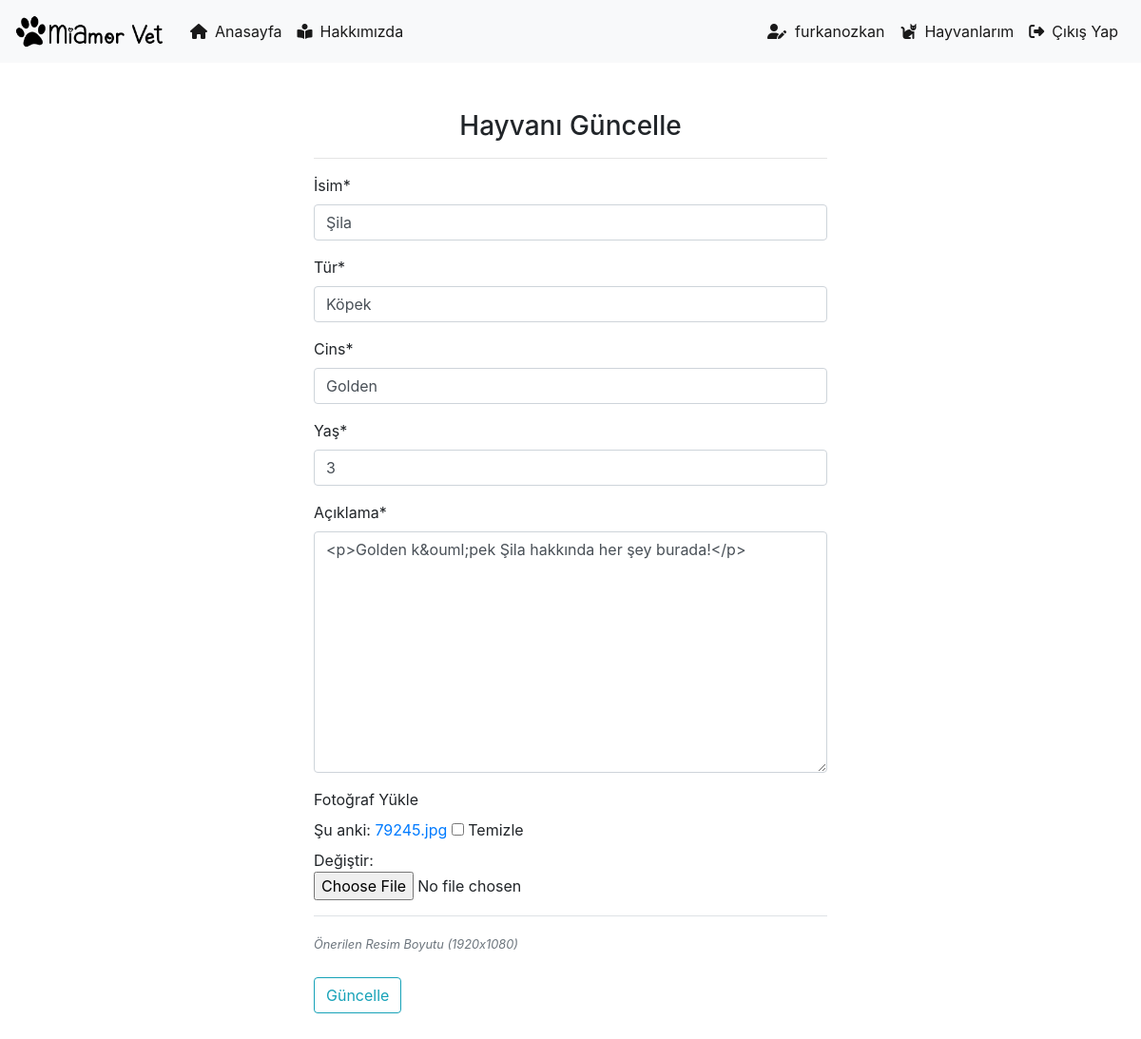
The app's page /pets/update/8 (signed in) with its own data.
### pet/models.py (models this page shows, shortened)
class Pet(models.Model):
    author = models.ForeignKey("auth.User",on_delete= models.CASCADE, verbose_name='Yazar')
    name = models.CharField(max_length=50, verbose_name="İsim")
    type = models.CharField(max_length=50, verbose_name="Tür")
    genus = models.CharField(max_length=50, verbose_name="Cins")
    age = models.IntegerField(verbose_name="Yaş")
    explanation = RichTextField(verbose_name="Açıklama")
    pet_image = models.FileField(blank=True,null=True,verbose_name="Fotoğraf Yükle")
    created_date = models.DateTimeField(auto_now_add=True,verbose_name="Oluşturma Tarihi")
    class Meta:
        ordering = ['-created_date']

### pet/views.py (the view, shortened to what this page needs)
# urls.py: path('update/<int:id>', views.updatePet, name="update"),
@login_required(login_url="user:login")
def updatePet(request,id):
    pet = get_object_or_404(Pet,id=id)
    form = PetForm(request.POST or None, request.FILES or None,instance=pet)
    context = {
        "form" : form
    }
    return render(request,"update.html",context)

### pet/forms.py
class PetForm(forms.ModelForm):
    class Meta:
        model = Pet
        fields = ["name","type","genus","age","explanation","pet_image"]

### templates/update.html (shortened to what this page needs)
{% extends "layout.html" %}
{% block body %}
{% load crispy_forms_tags %}
<div class="row">
    <div class="col-md-6 offset-md-3">
        <h3 align="center">Hayvanı Güncelle</h3>
        <hr>
        <form method="POST" enctype="multipart/form-data">
            {{form | crispy }}
            <div class="border-top pt-3">
                <small class="text-muted">
                   <i>Önerilen Resim Boyutu (1920x1080)</i>
                </small>
            </div>
            <br>
            <button type="submit" class="btn btn-outline-info">Güncelle</button>
        </form>
    </div>
  </div>
{% endblock body %}

### templates/includes/navbar.html (shortened to what this page needs)
{% load static %}
<link rel="stylesheet" href="{% static 'css/navbar.css' %}">
<nav class="navbar navbar-expand-md navbar-light bg-light mb-4">
    <a class="navbar-brand" href="/"><img class="logo" src="{% static 'images/miamor-logo.png' %}" alt="MiAmor Vet"></a>
    <div class="collapse navbar-collapse" id="navbarCollapse">
      <ul class="navbar-nav mr-auto">
        <li class="nav-item active">
          <a class="nav-link" href="{% url 'index' %}"><i class="fas fa-home"></i>&ensp;Anasayfa</a>
        </li>
        <li class="nav-item active">
          <a class="nav-link" href="{% url 'about' %}"><i class="fas fa-book-reader"></i>&ensp;Hakkımızda</a>
        </li>
      </ul>
      <ul class="navbar-nav ml-auto">
        {% if request.user.is_authenticated %}
       <li class="nav-item active">
        <a class="nav-link" href="{% url 'user:profile' %}"><i class="fas fa-user-edit"></i>&nbsp;&nbsp;{{request.user.username}}</a>
      </li>
        <li class="nav-item active">
        <a class="nav-link" href="{% url 'pet:dashboard' %}"><i class="fas fa-cat"></i>&ensp;Hayvanlarım</a>
      </li>
      <li class="nav-item active">
        <a class="nav-link" href="{% url 'user:logout' %}"><i class="fas fa-sign-out-alt"></i>&ensp;Çıkış Yap</a>
      </li>
        {% endif %}
      </ul>
    </div>
  </nav>

### static/css/navbar.css (style rules this page uses)
.navbar-brand { width:100px; height:50px; text-align:center; padding-left: 10px; padding-right:150px }
.logo { height:100%; margin-left : -10px; }

### records on screen
Pet: name "Şila", type "Köpek", genus "Golden", age "3", explanation "<p>Golden k&ouml;pek Şila hakkında her şey burada!</p>"

### other values on screen
{{ request.user.username }} "furkanozkan"
